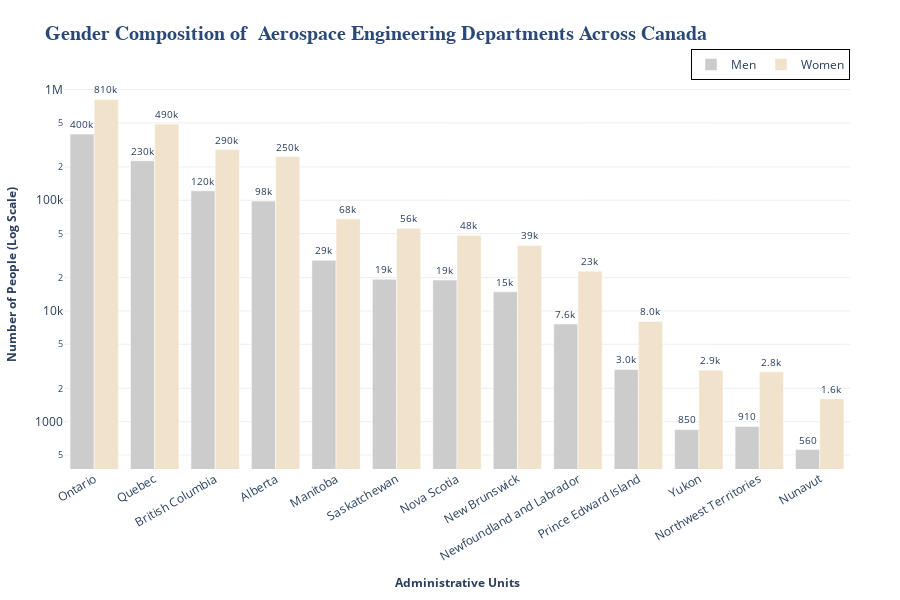

The cell this chart's notebook holds for it:
### Markdown cell above
FINAL HA

### Code cell
fig = px.bar(
    industry,
    x="GEO",
    y="COUNT",
    color="GENDER",
    barmode="group",
    log_y=True,
    template="plotly_white",
    color_discrete_sequence=px.colors.qualitative.Pastel2_r,
)

fig.update_layout(xaxis={"categoryorder": "total descending"})

fig.update_layout(
    xaxis_tickangle=-30,
    xaxis=dict(
        categoryorder="total descending",
        tickangle=-30,
        title="<b>Administrative Units</b>",
        tickfont=dict(size=12),
        title_font=dict(size=12 ),
    ),
    yaxis=dict(
        title="<b>Number of People (Log Scale)</b>",
        tickfont=dict(size=12),
        title_font=dict(size=12),
        showgrid=True,
        gridcolor="rgba(200, 200, 200, 0.3)",
    ),
    height=600,
    margin=dict(l=50, r=50, t=80, b=100),
)

# update Tile
fig.update_layout(
    title=dict(
        text="<b>Gender Composition of  Aerospace Engineering Departments Across Canada</b>",
        font=dict(size=20, family="Arial", color="#2a4978"),
    )
)
fig.update_layout(
    legend=dict(
        orientation="h",
        title=None,
        y=1,
        x=1,
        xanchor="right",
        yanchor="bottom",
    ),
    legend_bordercolor="black",
    legend_borderwidth=1,
)
fig.update_traces(
    textfont_size=10,
    textangle=0,
    textposition="outside",
    cliponaxis=False,
    texttemplate="%{y:.2s}",
    hovertemplate="<b>Region:</b> %{x}<br>"
    "<b>Count:</b> %{y}<extra></extra>",
)


fig

### Figure 1 — Plotly figure (JSON) as saved in the notebook; plotly's stock layout.template omitted (floating-point values rounded to 4 significant figures)
{"data": [{"alignmentgroup": "True", "cliponaxis": false, "hovertemplate": "<b>Region:</b> %{x}<br><b>Count:</b> %{y}<extra></extra>", "legendgroup": "Men", "marker": {"color": "rgb(204,204,204)", "pattern": {"shape": ""}}, "name": "Men", "offsetgroup": "Men", "orientation": "v", "showlegend": true, "textangle": 0, "textfont": {"size": 10}, "textposition": "outside", "texttemplate": "%{y:.2s}", "type": "bar", "x": ["Alberta", "British Columbia", "Manitoba", "New Brunswick", "Newfoundland and Labrador", "Northwest Territories", "Nova Scotia", "Nunavut", "Ontario", "Prince Edward Island", "Quebec", "Saskatchewan", "Yukon"], "xaxis": "x", "y": [98320, 121755, 28670, 14880, 7625, 905, 19025, 560, 396015, 2965, 227215, 19345, 850], "yaxis": "y"}, {"alignmentgroup": "True", "cliponaxis": false, "hovertemplate": "<b>Region:</b> %{x}<br><b>Count:</b> %{y}<extra></extra>", "legendgroup": "Women", "marker": {"color": "rgb(241,226,204)", "pattern": {"shape": ""}}, "name": "Women", "offsetgroup": "Women", "orientation": "v", "showlegend": true, "textangle": 0, "textfont": {"size": 10}, "textposition": "outside", "texttemplate": "%{y:.2s}", "type": "bar", "x": ["Alberta", "British Columbia", "Manitoba", "New Brunswick", "Newfoundland and Labrador", "Northwest Territories", "Nova Scotia", "Nunavut", "Ontario", "Prince Edward Island", "Quebec", "Saskatchewan", "Yukon"], "xaxis": "x", "y": [248605, 287075, 67945, 39110, 22885, 2820, 48250, 1615, 814415, 8035, 487910, 55900, 2920], "yaxis": "y"}], "layout": {"barmode": "group", "height": 600, "legend": {"bordercolor": "black", "borderwidth": 1, "orientation": "h", "title": {}, "tracegroupgap": 0, "x": 1, "xanchor": "right", "y": 1, "yanchor": "bottom"}, "margin": {"b": 100, "l": 50, "r": 50, "t": 80}, "title": {"font": {"color": "#2a4978", "family": "Arial", "size": 20}, "text": "<b>Gender Composition of  Aerospace Engineering Departments Across Canada</b>"}, "xaxis": {"anchor": "y", "categoryorder": "total descending", "domain": [0, 1], "tickangle": -30, "tickfont": {"size": 12}, "title": {"font": {"size": 12}, "text": "<b>Administrative Units</b>"}}, "yaxis": {"anchor": "x", "domain": [0, 1], "gridcolor": "rgba(200, 200, 200, 0.3)", "showgrid": true, "tickfont": {"size": 12}, "title": {"font": {"size": 12}, "text": "<b>Number of People (Log Scale)</b>"}, "type": "log"}}}
